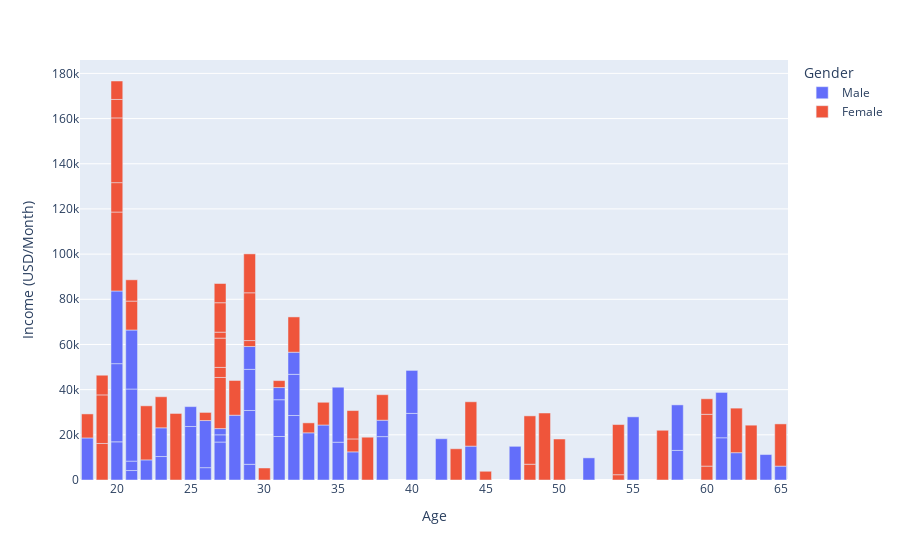

The code cell stored with this chart in its notebook:
### Code cell
plt.figure(figsize=(15,6))
py.bar(x='Age', y = 'Income (USD/Month)', data_frame=yellow_top100_cust_demo, color='Gender')

### Figure 1 — Plotly figure (JSON) as saved in the notebook; plotly's stock layout.template omitted (floating-point values rounded to 4 significant figures)
{"data": [{"alignmentgroup": "True", "hovertemplate": "Gender=Male<br>Age=%{x}<br>Income (USD/Month)=%{y}<extra></extra>", "legendgroup": "Male", "marker": {"color": "#636efa", "pattern": {"shape": ""}}, "name": "Male", "offsetgroup": "Male", "orientation": "v", "showlegend": true, "textposition": "auto", "type": "bar", "x": [18, 38, 36, 52, 29, 38, 61, 23, 20, 35, 26, 26, 21, 42, 32, 44, 31, 40, 65, 29, 25, 34, 64, 32, 20, 58, 33, 58, 22, 62, 29, 29, 32, 25, 27, 31, 21, 47, 61, 28, 55, 40, 21, 27, 21, 20, 23, 31, 27, 35], "xaxis": "x", "y": [18616, 19204, 12457, 9797, 6941, 7266, 18690, 10393, 16895, 16738, 5460, 20862, 4195, 18270, 28556, 14989, 19256, 29485, 6135, 23829, 23689, 24345, 11272, 18225, 34613, 13097, 20886, 20155, 8899, 12093, 18205, 10114, 9788, 8800, 16808, 16289, 4154, 14908, 20076, 28689, 27962, 19030, 31912, 3199, 26143, 32163, 12716, 5383, 2750, 24334], "yaxis": "y"}, {"alignmentgroup": "True", "hovertemplate": "Gender=Female<br>Age=%{x}<br>Income (USD/Month)=%{y}<extra></extra>", "legendgroup": "Female", "marker": {"color": "#EF553B", "pattern": {"shape": ""}}, "name": "Female", "offsetgroup": "Female", "orientation": "v", "showlegend": true, "textposition": "auto", "type": "bar", "x": [18, 60, 20, 65, 54, 38, 21, 22, 32, 48, 29, 27, 21, 44, 24, 26, 60, 28, 27, 27, 37, 27, 36, 19, 20, 20, 27, 34, 43, 48, 20, 29, 23, 36, 20, 49, 27, 19, 19, 31, 60, 54, 63, 45, 62, 29, 50, 33, 57, 30], "xaxis": "x", "y": [10637, 6147, 34953, 18700, 2340, 11293, 12800, 23940, 15630, 6987, 2637, 22635, 9417, 19642, 29486, 3589, 22931, 15367, 4451, 12968, 18943, 2630, 5718, 16166, 13020, 28649, 13038, 10062, 13829, 21401, 8172, 21149, 13749, 12567, 8169, 29659, 8509, 21506, 8711, 3077, 6881, 22201, 24268, 3865, 19725, 17234, 18151, 4410, 22015, 5315], "yaxis": "y"}], "layout": {"barmode": "relative", "legend": {"title": {"text": "Gender"}, "tracegroupgap": 0}, "margin": {"t": 60}, "xaxis": {"anchor": "y", "domain": [0, 1], "title": {"text": "Age"}}, "yaxis": {"anchor": "x", "domain": [0, 1], "title": {"text": "Income (USD/Month)"}}}}
